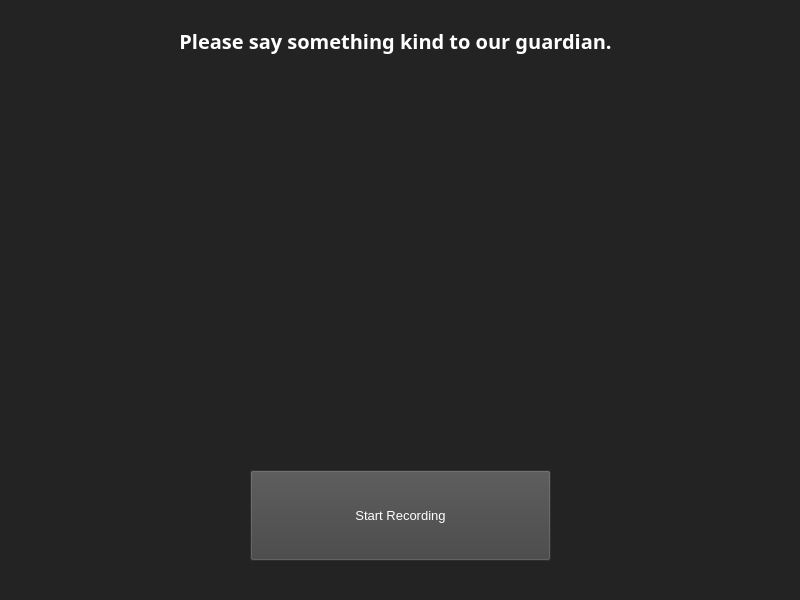
<?xml version="1.0" encoding="UTF-8"?>
<ui version="4.0">
 <class>voice_login_window</class>
 <widget class="QMainWindow" name="voice_login_window">
  <property name="geometry">
   <rect>
    <x>0</x>
    <y>0</y>
    <width>800</width>
    <height>600</height>
   </rect>
  </property>
  <property name="maximumSize">
   <size>
    <width>800</width>
    <height>600</height>
   </size>
  </property>
  <property name="windowTitle">
   <string>Multimodal Authentication System - Voice</string>
  </property>
  <property name="windowIcon">
   <iconset>
    <normaloff>images/voice_wd.png</normaloff>images/voice_wd.png</iconset>
  </property>
  <property name="styleSheet">
   <string notr="true">background-color: rgb(35, 35, 35);
border-color: rgb(42, 42, 42);
color: rgb(255, 255, 255);</string>
  </property>
  <widget class="QWidget" name="centralwidget">
   <widget class="QLabel" name="gif">
    <property name="geometry">
     <rect>
      <x>150</x>
      <y>80</y>
      <width>501</width>
      <height>371</height>
     </rect>
    </property>
    <property name="text">
     <string/>
    </property>
    <property name="pixmap">
     <pixmap>images/micro1.gif</pixmap>
    </property>
    <property name="alignment">
     <set>Qt::AlignCenter</set>
    </property>
   </widget>
   <widget class="QPushButton" name="record_btn">
    <property name="geometry">
     <rect>
      <x>250</x>
      <y>470</y>
      <width>301</width>
      <height>91</height>
     </rect>
    </property>
    <property name="font">
     <font>
      <pointsize>10</pointsize>
     </font>
    </property>
    <property name="styleSheet">
     <string notr="true">background-color: rgb(66, 66, 66);
border-color: rgb(255, 255, 255);</string>
    </property>
    <property name="text">
     <string>Start Recording</string>
    </property>
    <property name="icon">
     <iconset>
      <normaloff>images/rec.png</normaloff>images/rec.png</iconset>
    </property>
    <property name="iconSize">
     <size>
      <width>40</width>
      <height>40</height>
     </size>
    </property>
   </widget>
   <widget class="QLabel" name="label_2">
    <property name="geometry">
     <rect>
      <x>20</x>
      <y>10</y>
      <width>751</width>
      <height>61</height>
     </rect>
    </property>
    <property name="font">
     <font>
      <family>FontAwesome</family>
      <pointsize>15</pointsize>
      <weight>75</weight>
      <bold>true</bold>
     </font>
    </property>
    <property name="autoFillBackground">
     <bool>false</bool>
    </property>
    <property name="text">
     <string>Please say something kind to our guardian.</string>
    </property>
    <property name="alignment">
     <set>Qt::AlignCenter</set>
    </property>
   </widget>
  </widget>
  <widget class="QStatusBar" name="statusbar"/>
 </widget>
 <resources/>
 <connections/>
</ui>
